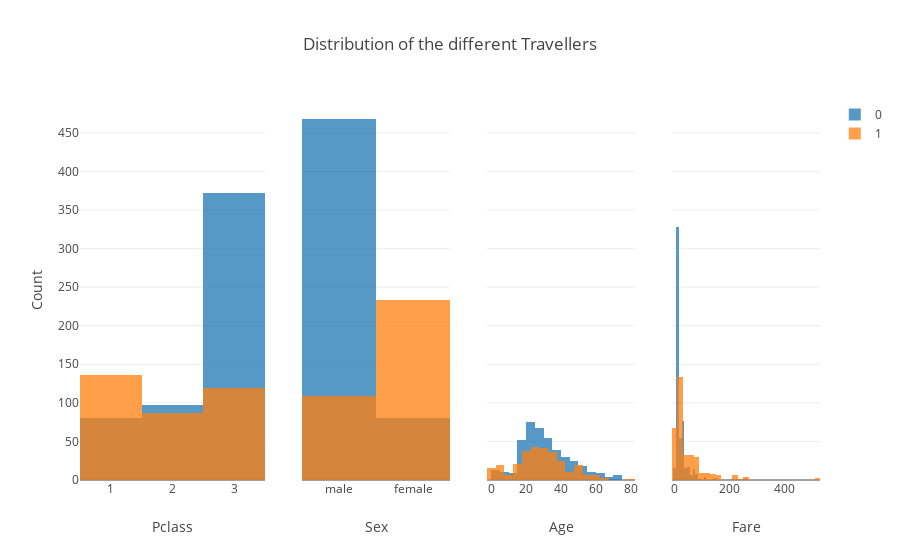

Write notebook code for a chart like this one.
### Code cell
# plotting histograms

traces = []

legend = {0:False, 1:False, 2:False, 3:True}

colors = {0: 'rgb(31, 119, 180)', 
          1: 'rgb(255, 127, 14)'
         }

for col in range(4):
    for key in colors:
        traces.append(plotly.graph_objs.Histogram(x=X[y==key, col], 
                        opacity=0.75,
                        xaxis='x%s' %(col+1),
                        marker=Marker(color=colors[key]),
                        name=key,
                        showlegend=legend[col]))

data = Data(traces)

layout = Layout(barmode='overlay',
                xaxis=XAxis(domain=[0, 0.25], title='Pclass'),
                xaxis2=XAxis(domain=[0.3, 0.5], title='Sex'),
                xaxis3=XAxis(domain=[0.55, 0.75], title='Age'),
                xaxis4=XAxis(domain=[0.8, 1], title='Fare'),
                yaxis=YAxis(title='Count'),
                title='Distribution of the different Travellers')

fig = Figure(data=data, layout=layout)
iplot(fig)

### Figure 1 — Plotly figure (JSON) as saved in the notebook; plotly's stock layout.template omitted (floating-point values rounded to 4 significant figures; data arrays with more than 128 entries replaced by an {"elided": "..."} marker saying what was removed)
{"data": [{"marker": {"color": "rgb(31, 119, 180)"}, "name": "0", "opacity": 0.75, "showlegend": false, "type": "histogram", "uid": "72f59dc1-7d56-4161-b2c1-656978296156", "x": {"elided": "549 int values"}, "xaxis": "x"}, {"marker": {"color": "rgb(255, 127, 14)"}, "name": "1", "opacity": 0.75, "showlegend": false, "type": "histogram", "uid": "042770be-209c-403a-939a-47f19de580e7", "x": {"elided": "342 int values"}, "xaxis": "x"}, {"marker": {"color": "rgb(31, 119, 180)"}, "name": "0", "opacity": 0.75, "showlegend": false, "type": "histogram", "uid": "909862de-52a4-4591-b4cd-c4fdd182a82b", "x": {"elided": "549 str values"}, "xaxis": "x2"}, {"marker": {"color": "rgb(255, 127, 14)"}, "name": "1", "opacity": 0.75, "showlegend": false, "type": "histogram", "uid": "d12eb52e-be65-47fb-9ecf-5c4cbdab2ee9", "x": {"elided": "342 str values"}, "xaxis": "x2"}, {"marker": {"color": "rgb(31, 119, 180)"}, "name": "0", "opacity": 0.75, "showlegend": false, "type": "histogram", "uid": "4d2c39e9-e224-4be3-aec9-f7d901bd7171", "x": {"elided": "549 float values"}, "xaxis": "x3"}, {"marker": {"color": "rgb(255, 127, 14)"}, "name": "1", "opacity": 0.75, "showlegend": false, "type": "histogram", "uid": "690e99d8-c208-45d1-8b4c-61eb5efc99dc", "x": {"elided": "342 float values"}, "xaxis": "x3"}, {"marker": {"color": "rgb(31, 119, 180)"}, "name": "0", "opacity": 0.75, "showlegend": true, "type": "histogram", "uid": "e134c4e5-8077-4eb9-9889-6d31aee2469a", "x": {"elided": "549 float values"}, "xaxis": "x4"}, {"marker": {"color": "rgb(255, 127, 14)"}, "name": "1", "opacity": 0.75, "showlegend": true, "type": "histogram", "uid": "4e208058-19bc-43b4-a6d2-eb5d622af5b8", "x": {"elided": "342 float values"}, "xaxis": "x4"}], "layout": {"barmode": "overlay", "title": {"text": "Distribution of the different Travellers"}, "xaxis": {"domain": [0, 0.25], "title": {"text": "Pclass"}}, "xaxis2": {"domain": [0.3, 0.5], "title": {"text": "Sex"}}, "xaxis3": {"domain": [0.55, 0.75], "title": {"text": "Age"}}, "xaxis4": {"domain": [0.8, 1], "title": {"text": "Fare"}}, "yaxis": {"title": {"text": "Count"}}}}
